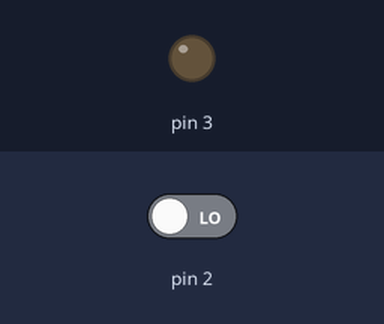
Simulated run of this sketch. Board: Arduino Uno, built with avr-gcc and run on an emulated ATmega328P. On the bench: output pins drawn as LEDs (lit = HIGH). The inputs (shaded band) are chosen by the test bench; at power-on: pin 2 LOW.

Above: at 1.2 s.
1.3 s: pin 2 driven HIGH
At 2.2 s:
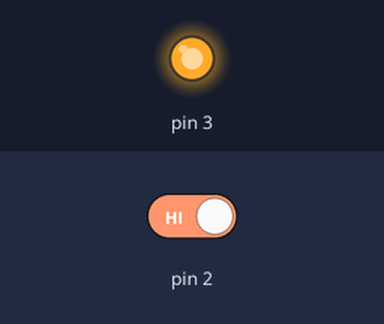
2.8 s: pin 2 driven LOW
At 3.4 s:
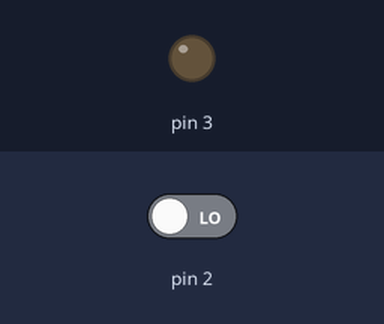
Timing chart, 0 to 5.8 s (numbered marks = the images above; inputs shaded):
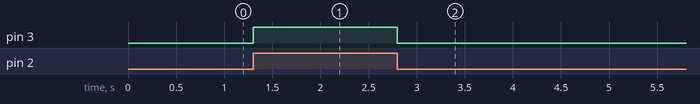

Measured:
- after the input at 1.3 s, pin 3: LOW → HIGH at once
- after the input at 2.8 s, pin 3: HIGH → LOW at once

The sketch:

button_input.ino
```cpp
int b = 0;
void setup() {
  // put your setup code here, to run once:
pinMode(2,INPUT);
pinMode(3,OUTPUT);

}

void loop() {

 b = digitalRead(2);

 if(b ==1)

 {
  digitalWrite(3,HIGH);
  }

 else
 {digitalWrite(3,LOW);
 }
}
```
